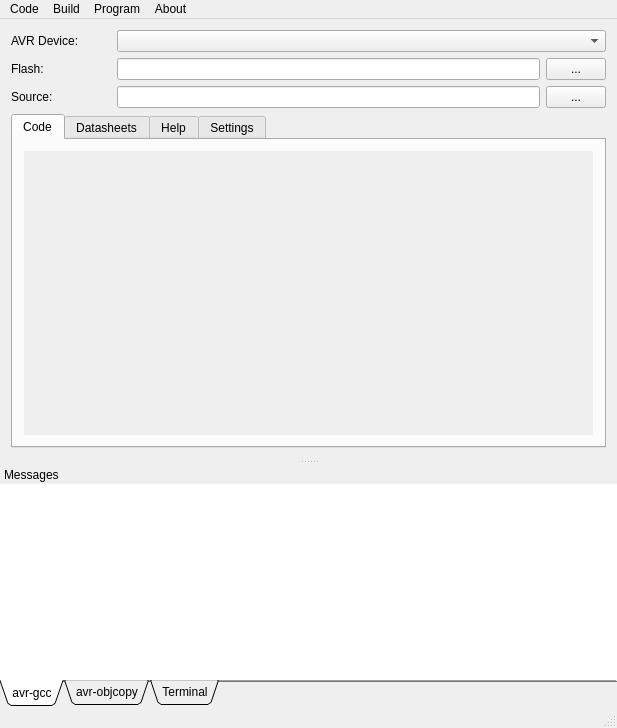
<?xml version="1.0" encoding="UTF-8"?>
<ui version="4.0">
 <class>MainWindow</class>
 <widget class="QMainWindow" name="MainWindow">
  <property name="geometry">
   <rect>
    <x>0</x>
    <y>0</y>
    <width>617</width>
    <height>728</height>
   </rect>
  </property>
  <property name="windowTitle">
   <string>jpiiAVR</string>
  </property>
  <widget class="QWidget" name="centralWidget">
   <layout class="QVBoxLayout" name="verticalLayout">
    <item>
     <layout class="QHBoxLayout" name="horizontalLayout_6">
      <item>
       <widget class="QLabel" name="label_2">
        <property name="sizePolicy">
         <sizepolicy hsizetype="Minimum" vsizetype="Preferred">
          <horstretch>0</horstretch>
          <verstretch>0</verstretch>
         </sizepolicy>
        </property>
        <property name="minimumSize">
         <size>
          <width>100</width>
          <height>0</height>
         </size>
        </property>
        <property name="text">
         <string>AVR Device:</string>
        </property>
       </widget>
      </item>
      <item>
       <widget class="QComboBox" name="comboBoxAVR">
        <property name="sizePolicy">
         <sizepolicy hsizetype="MinimumExpanding" vsizetype="Fixed">
          <horstretch>0</horstretch>
          <verstretch>0</verstretch>
         </sizepolicy>
        </property>
        <property name="editable">
         <bool>false</bool>
        </property>
       </widget>
      </item>
     </layout>
    </item>
    <item>
     <layout class="QHBoxLayout" name="horizontalLayout_4">
      <item>
       <widget class="QLabel" name="label">
        <property name="sizePolicy">
         <sizepolicy hsizetype="Minimum" vsizetype="Preferred">
          <horstretch>0</horstretch>
          <verstretch>0</verstretch>
         </sizepolicy>
        </property>
        <property name="minimumSize">
         <size>
          <width>100</width>
          <height>0</height>
         </size>
        </property>
        <property name="text">
         <string>Flash:</string>
        </property>
       </widget>
      </item>
      <item>
       <layout class="QHBoxLayout" name="horizontalLayout_5">
        <item>
         <widget class="QLineEdit" name="lineEditFlash"/>
        </item>
        <item>
         <widget class="QPushButton" name="pushButtonBrowse">
          <property name="maximumSize">
           <size>
            <width>60</width>
            <height>16777215</height>
           </size>
          </property>
          <property name="text">
           <string>...</string>
          </property>
         </widget>
        </item>
       </layout>
      </item>
     </layout>
    </item>
    <item>
     <widget class="QWidget" name="widget_5" native="true">
      <layout class="QHBoxLayout" name="horizontalLayout_9">
       <property name="margin">
        <number>0</number>
       </property>
       <item>
        <widget class="QLabel" name="label_7">
         <property name="minimumSize">
          <size>
           <width>100</width>
           <height>0</height>
          </size>
         </property>
         <property name="text">
          <string>Source:</string>
         </property>
        </widget>
       </item>
       <item>
        <widget class="QLineEdit" name="lineEditSourceCodeFilename"/>
       </item>
       <item>
        <widget class="QPushButton" name="pushButtonOpenSource">
         <property name="maximumSize">
          <size>
           <width>60</width>
           <height>16777215</height>
          </size>
         </property>
         <property name="text">
          <string>...</string>
         </property>
        </widget>
       </item>
      </layout>
     </widget>
    </item>
    <item>
     <widget class="QTabWidget" name="tabWidget_2">
      <property name="currentIndex">
       <number>0</number>
      </property>
      <widget class="QWidget" name="tab_5">
       <attribute name="title">
        <string>Code</string>
       </attribute>
       <layout class="QVBoxLayout" name="verticalLayout_2">
        <item>
         <widget class="QScrollArea" name="scrollAreaCodeEditor">
          <property name="frameShape">
           <enum>QFrame::NoFrame</enum>
          </property>
          <property name="widgetResizable">
           <bool>true</bool>
          </property>
          <widget class="QWidget" name="scrollAreaCodeEditorContents_2">
           <property name="geometry">
            <rect>
             <x>0</x>
             <y>0</y>
             <width>577</width>
             <height>247</height>
            </rect>
           </property>
           <layout class="QVBoxLayout" name="verticalLayout_9">
            <property name="margin">
             <number>0</number>
            </property>
           </layout>
          </widget>
         </widget>
        </item>
       </layout>
      </widget>
      <widget class="QWidget" name="tab_7">
       <attribute name="title">
        <string>Datasheets</string>
       </attribute>
       <layout class="QVBoxLayout" name="verticalLayout_7">
        <item>
         <layout class="QHBoxLayout" name="horizontalLayout_8">
          <item>
           <widget class="QLabel" name="label_6">
            <property name="sizePolicy">
             <sizepolicy hsizetype="Minimum" vsizetype="Preferred">
              <horstretch>0</horstretch>
              <verstretch>0</verstretch>
             </sizepolicy>
            </property>
            <property name="text">
             <string>Available datasheets:</string>
            </property>
           </widget>
          </item>
          <item>
           <widget class="QComboBox" name="comboBoxDatasheets">
            <property name="sizePolicy">
             <sizepolicy hsizetype="MinimumExpanding" vsizetype="Fixed">
              <horstretch>0</horstretch>
              <verstretch>0</verstretch>
             </sizepolicy>
            </property>
            <property name="editable">
             <bool>true</bool>
            </property>
           </widget>
          </item>
          <item>
           <widget class="QPushButton" name="pushButtonOpenDatasheet">
            <property name="text">
             <string>Open</string>
            </property>
           </widget>
          </item>
          <item>
           <widget class="QPushButton" name="pushButton_2">
            <property name="enabled">
             <bool>false</bool>
            </property>
            <property name="text">
             <string>Download</string>
            </property>
           </widget>
          </item>
         </layout>
        </item>
        <item>
         <widget class="QWidget" name="widgetDatasheetActions" native="true">
          <layout class="QHBoxLayout" name="horizontalLayout_10">
           <item>
            <widget class="QPushButton" name="pushButtonPreviousPage">
             <property name="text">
              <string>&lt;&lt;</string>
             </property>
             <property name="shortcut">
              <string>PgUp</string>
             </property>
            </widget>
           </item>
           <item>
            <widget class="QSpinBox" name="spinBoxCurrentPage">
             <property name="minimum">
              <number>1</number>
             </property>
            </widget>
           </item>
           <item>
            <widget class="QLabel" name="labelMaxPages">
             <property name="sizePolicy">
              <sizepolicy hsizetype="Minimum" vsizetype="Preferred">
               <horstretch>0</horstretch>
               <verstretch>0</verstretch>
              </sizepolicy>
             </property>
             <property name="text">
              <string>/10</string>
             </property>
            </widget>
           </item>
           <item>
            <spacer name="horizontalSpacer">
             <property name="orientation">
              <enum>Qt::Horizontal</enum>
             </property>
             <property name="sizeHint" stdset="0">
              <size>
               <width>40</width>
               <height>20</height>
              </size>
             </property>
            </spacer>
           </item>
           <item>
            <widget class="QLabel" name="label_9">
             <property name="text">
              <string>Scale:</string>
             </property>
            </widget>
           </item>
           <item>
            <widget class="QDoubleSpinBox" name="doubleSpinBoxScaleFactor">
             <property name="minimum">
              <double>1.000000000000000</double>
             </property>
             <property name="maximum">
              <double>3.000000000000000</double>
             </property>
             <property name="singleStep">
              <double>0.100000000000000</double>
             </property>
            </widget>
           </item>
           <item>
            <widget class="QPushButton" name="pushButtonNextPage">
             <property name="text">
              <string>&gt;&gt;</string>
             </property>
             <property name="shortcut">
              <string>PgDown</string>
             </property>
            </widget>
           </item>
          </layout>
         </widget>
        </item>
        <item>
         <widget class="QScrollArea" name="scrollAreaDatasheet">
          <property name="widgetResizable">
           <bool>true</bool>
          </property>
          <widget class="QWidget" name="scrollAreaWidgetContents_2">
           <property name="geometry">
            <rect>
             <x>0</x>
             <y>0</y>
             <width>575</width>
             <height>157</height>
            </rect>
           </property>
           <layout class="QVBoxLayout" name="verticalLayout_3">
            <property name="margin">
             <number>0</number>
            </property>
            <item>
             <widget class="QGraphicsView" name="graphicsViewDatasheet">
              <property name="frameShape">
               <enum>QFrame::NoFrame</enum>
              </property>
             </widget>
            </item>
           </layout>
          </widget>
         </widget>
        </item>
       </layout>
      </widget>
      <widget class="QWidget" name="tab_3">
       <attribute name="title">
        <string>Help</string>
       </attribute>
       <layout class="QVBoxLayout" name="verticalLayout_5">
        <item>
         <widget class="QTextEdit" name="textEditHelp"/>
        </item>
       </layout>
      </widget>
      <widget class="QWidget" name="tab">
       <attribute name="title">
        <string>Settings</string>
       </attribute>
       <layout class="QVBoxLayout" name="verticalLayout_4">
        <item>
         <widget class="QScrollArea" name="scrollArea">
          <property name="widgetResizable">
           <bool>true</bool>
          </property>
          <widget class="QWidget" name="scrollAreaWidgetContents">
           <property name="geometry">
            <rect>
             <x>0</x>
             <y>0</y>
             <width>557</width>
             <height>232</height>
            </rect>
           </property>
           <layout class="QFormLayout" name="formLayout">
            <item row="9" column="0">
             <widget class="QLabel" name="label_12">
              <property name="text">
               <string>avr-objcopy:</string>
              </property>
             </widget>
            </item>
            <item row="9" column="1">
             <widget class="QLineEdit" name="lineEditAvrObjCopy">
              <property name="text">
               <string/>
              </property>
             </widget>
            </item>
            <item row="0" column="1">
             <widget class="QCheckBox" name="checkBoxAutomaticCompile">
              <property name="text">
               <string>Automatic Compile Mode</string>
              </property>
              <property name="checked">
               <bool>true</bool>
              </property>
             </widget>
            </item>
            <item row="1" column="1">
             <widget class="QComboBox" name="comboBoxProgrammer">
              <property name="editable">
               <bool>false</bool>
              </property>
             </widget>
            </item>
            <item row="1" column="0">
             <widget class="QLabel" name="label_3">
              <property name="text">
               <string>Programmer:</string>
              </property>
             </widget>
            </item>
            <item row="3" column="0">
             <widget class="QLabel" name="label_4">
              <property name="text">
               <string>Port:</string>
              </property>
             </widget>
            </item>
            <item row="3" column="1">
             <widget class="QLineEdit" name="lineEditPort"/>
            </item>
            <item row="5" column="1">
             <widget class="QLineEdit" name="lineEditAVRDude"/>
            </item>
            <item row="5" column="0">
             <widget class="QLabel" name="label_5">
              <property name="text">
               <string>AVRDude:</string>
              </property>
             </widget>
            </item>
            <item row="7" column="1">
             <widget class="QLineEdit" name="lineEditAvrGcc">
              <property name="text">
               <string/>
              </property>
             </widget>
            </item>
            <item row="7" column="0">
             <widget class="QLabel" name="label_11">
              <property name="text">
               <string>avr-gcc:</string>
              </property>
             </widget>
            </item>
           </layout>
          </widget>
         </widget>
        </item>
        <item>
         <widget class="QWidget" name="widget" native="true">
          <layout class="QHBoxLayout" name="horizontalLayout_3">
           <property name="margin">
            <number>0</number>
           </property>
           <item>
            <widget class="QPushButton" name="pushButtonSaveSettings">
             <property name="text">
              <string>Save Settings</string>
             </property>
            </widget>
           </item>
           <item>
            <widget class="QPushButton" name="pushButtonRestoreSettings">
             <property name="text">
              <string>Restore Settings</string>
             </property>
            </widget>
           </item>
          </layout>
         </widget>
        </item>
       </layout>
      </widget>
     </widget>
    </item>
   </layout>
  </widget>
  <widget class="QMenuBar" name="menuBar">
   <property name="geometry">
    <rect>
     <x>0</x>
     <y>0</y>
     <width>617</width>
     <height>25</height>
    </rect>
   </property>
   <widget class="QMenu" name="menuAbout">
    <property name="title">
     <string>About</string>
    </property>
    <addaction name="actionLicense"/>
   </widget>
   <widget class="QMenu" name="menuBuild">
    <property name="title">
     <string>Build</string>
    </property>
    <addaction name="actionCompile"/>
    <addaction name="actionGenerate_Flash"/>
    <addaction name="actionGenerate_EEPROM"/>
   </widget>
   <widget class="QMenu" name="menuCode">
    <property name="title">
     <string>Code</string>
    </property>
    <addaction name="actionNew"/>
    <addaction name="actionSave_Changes"/>
    <addaction name="separator"/>
    <addaction name="actionQuit"/>
   </widget>
   <widget class="QMenu" name="menuFlash">
    <property name="title">
     <string>Program</string>
    </property>
    <addaction name="actionWrite_Flash"/>
    <addaction name="actionRead_Flash"/>
    <addaction name="actionTest_Connection"/>
   </widget>
   <addaction name="menuCode"/>
   <addaction name="menuBuild"/>
   <addaction name="menuFlash"/>
   <addaction name="menuAbout"/>
  </widget>
  <widget class="QDockWidget" name="dockWidget">
   <property name="features">
    <set>QDockWidget::NoDockWidgetFeatures</set>
   </property>
   <property name="windowTitle">
    <string>Messages</string>
   </property>
   <attribute name="dockWidgetArea">
    <number>8</number>
   </attribute>
   <widget class="QWidget" name="dockWidgetContents">
    <layout class="QHBoxLayout" name="horizontalLayout_13">
     <property name="margin">
      <number>0</number>
     </property>
     <item>
      <widget class="QTabWidget" name="tabWidgetMessages">
       <property name="tabPosition">
        <enum>QTabWidget::South</enum>
       </property>
       <property name="tabShape">
        <enum>QTabWidget::Triangular</enum>
       </property>
       <property name="currentIndex">
        <number>0</number>
       </property>
       <property name="documentMode">
        <bool>true</bool>
       </property>
       <widget class="QWidget" name="tab_2">
        <attribute name="title">
         <string>avr-gcc</string>
        </attribute>
        <layout class="QVBoxLayout" name="verticalLayout_10">
         <property name="margin">
          <number>0</number>
         </property>
         <item>
          <widget class="QListView" name="listViewCompileErrors">
           <property name="sizePolicy">
            <sizepolicy hsizetype="Expanding" vsizetype="Minimum">
             <horstretch>0</horstretch>
             <verstretch>0</verstretch>
            </sizepolicy>
           </property>
           <property name="frameShape">
            <enum>QFrame::NoFrame</enum>
           </property>
          </widget>
         </item>
        </layout>
       </widget>
       <widget class="QWidget" name="tab_6">
        <attribute name="title">
         <string>avr-objcopy</string>
        </attribute>
        <layout class="QVBoxLayout" name="verticalLayout_11">
         <property name="margin">
          <number>0</number>
         </property>
         <item>
          <widget class="QListView" name="listViewOtherErrors">
           <property name="sizePolicy">
            <sizepolicy hsizetype="Expanding" vsizetype="Minimum">
             <horstretch>0</horstretch>
             <verstretch>0</verstretch>
            </sizepolicy>
           </property>
           <property name="frameShape">
            <enum>QFrame::NoFrame</enum>
           </property>
          </widget>
         </item>
        </layout>
       </widget>
       <widget class="QWidget" name="tab_4">
        <attribute name="title">
         <string>Terminal</string>
        </attribute>
        <layout class="QVBoxLayout" name="verticalLayout_6">
         <property name="margin">
          <number>0</number>
         </property>
         <item>
          <widget class="QTextEdit" name="textEditTerminalCompiler">
           <property name="frameShape">
            <enum>QFrame::NoFrame</enum>
           </property>
           <property name="html">
            <string>&lt;!DOCTYPE HTML PUBLIC &quot;-//W3C//DTD HTML 4.0//EN&quot; &quot;http://www.w3.org/TR/REC-html40/strict.dtd&quot;&gt;
&lt;html&gt;&lt;head&gt;&lt;meta name=&quot;qrichtext&quot; content=&quot;1&quot; /&gt;&lt;style type=&quot;text/css&quot;&gt;
p, li { white-space: pre-wrap; }
&lt;/style&gt;&lt;/head&gt;&lt;body style=&quot; font-family:'Sans'; font-size:10pt; font-weight:400; font-style:normal;&quot;&gt;
&lt;p style=&quot;-qt-paragraph-type:empty; margin-top:0px; margin-bottom:0px; margin-left:0px; margin-right:0px; -qt-block-indent:0; text-indent:0px;&quot;&gt;&lt;/p&gt;&lt;/body&gt;&lt;/html&gt;</string>
           </property>
          </widget>
         </item>
        </layout>
       </widget>
      </widget>
     </item>
    </layout>
   </widget>
  </widget>
  <widget class="QStatusBar" name="statusBar"/>
  <action name="actionCompile">
   <property name="text">
    <string>Compile</string>
   </property>
   <property name="shortcut">
    <string>Ctrl+R</string>
   </property>
  </action>
  <action name="actionGenerate_Flash">
   <property name="text">
    <string>Generate Flash</string>
   </property>
   <property name="shortcut">
    <string>F8</string>
   </property>
  </action>
  <action name="actionGenerate_EEPROM">
   <property name="text">
    <string>Generate EEPROM</string>
   </property>
   <property name="shortcut">
    <string>F9</string>
   </property>
  </action>
  <action name="actionLicense">
   <property name="text">
    <string>License</string>
   </property>
  </action>
  <action name="actionNew">
   <property name="text">
    <string>Create New</string>
   </property>
   <property name="shortcut">
    <string>Ctrl+N</string>
   </property>
  </action>
  <action name="actionSave_Changes">
   <property name="text">
    <string>Save Changes</string>
   </property>
   <property name="shortcut">
    <string>Ctrl+S</string>
   </property>
  </action>
  <action name="actionWrite_Flash">
   <property name="text">
    <string>Write Flash</string>
   </property>
   <property name="shortcut">
    <string>Ctrl+F</string>
   </property>
  </action>
  <action name="actionRead_Flash">
   <property name="text">
    <string>Read Flash</string>
   </property>
  </action>
  <action name="actionTest_Connection">
   <property name="text">
    <string>Test Connection</string>
   </property>
  </action>
  <action name="actionQuit">
   <property name="text">
    <string>Quit</string>
   </property>
   <property name="shortcut">
    <string>Ctrl+X</string>
   </property>
  </action>
 </widget>
 <layoutdefault spacing="6" margin="11"/>
 <resources/>
 <connections/>
</ui>
